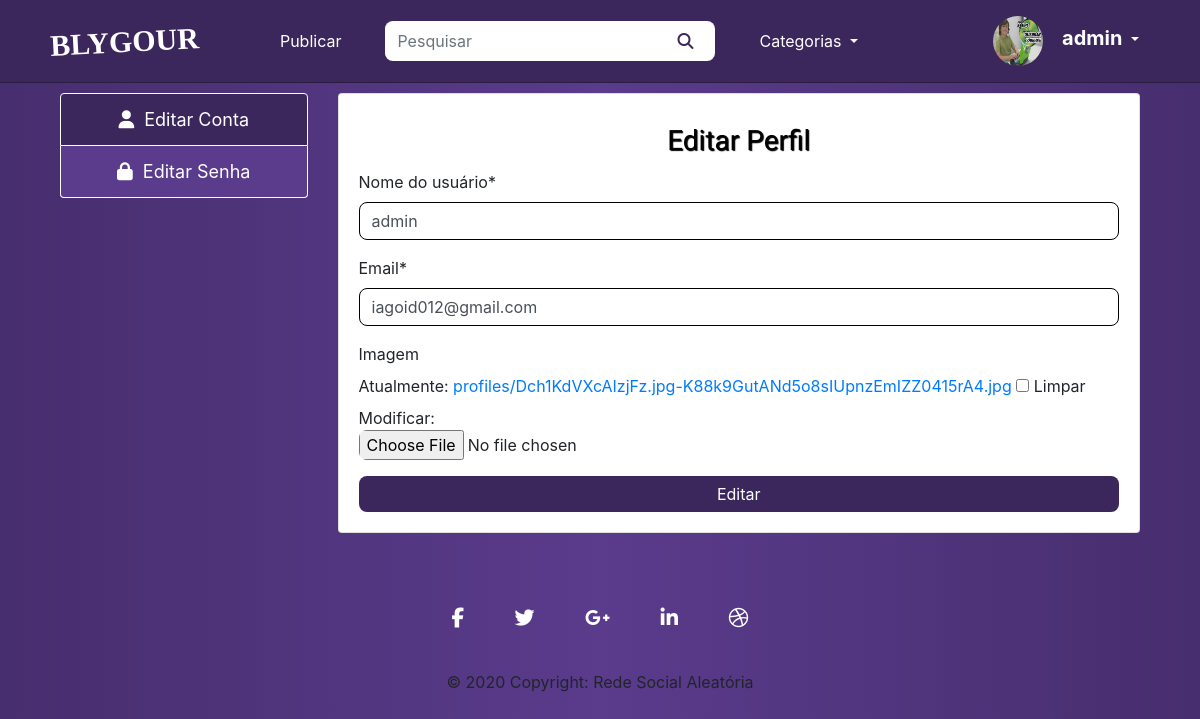
Page /users/settings/ (signed in) on the committed database.
### users/models.py (models this page shows, shortened)
class User(AbstractUser, PermissionsMixin):
    username = models.CharField('Nome do usuário', max_length=30, unique=True)
    email = models.EmailField('Email', unique=True)
    profile_picture = models.ImageField(upload_to = get_file_path, verbose_name='Imagem', null=True, blank=True)
    is_active = models.BooleanField('Está Ativo?', blank=True, default=True)
    is_staff = models.BooleanField('É da equipe?', blank=True, default=False)
    is_superuser = models.BooleanField('É super Usuário?', blank=True, default=False)
    date_joined = models.DateField('Data de Entrada', auto_now_add=True)
    first_name = None
    last_name = None
    objects = UserManager()
    USERNAME_FIELD = 'username'
    REQUIRED_FIELDS = ['email']
    def __str__(self):
        return self.username
    class Meta:
        verbose_name = 'Usuário'
        verbose_name_plural = 'Usuários'

### users/views.py (the view)
# urls.py: path('settings/', views.edit_account, name="edit_account"),
@login_required
def edit_account(request):
    template_name = 'users/edit_account.html'
    context = {}
    if request.method == 'POST':
        form = SettingsAccountForm(request.POST, request.FILES, instance=request.user)
        if form.is_valid():
            form.save()
            form = SettingsAccountForm(instance=request.user)
            messages.success(request, 'Conta Editada com Sucesso')
    else:
        form = SettingsAccountForm(instance=request.user)
    context['form'] = form
    return render(request, template_name, context)

### users/forms.py
class SettingsAccountForm(forms.ModelForm):
    class Meta:
        model = User
        fields = ['username', 'email','profile_picture']

### users/templates/users/edit_account.html (shortened to what this page needs)
{% extends 'base.html' %}
{% load static %}
{% load crispy_forms_tags %}
{% block styles %}
    <link rel="stylesheet" href="{% static 'css/settings.css' %}">
{% endblock styles %}
{% block content %}
    <div class="container">
        <div class="row">
            <div class="col-sm-12 col-md-3 settings-menu">
                <ul class="list-group">
                    <a href="{% url 'users:edit_account' %}" class="list-group-item list-group-item-action active">
                        <i class="fas fa-user"></i>Editar Conta
                    </a>
                    <a href="{% url 'users:edit_password' %}" class="list-group-item list-group-item-action">
                        <i class="fas fa-lock"></i>Editar Senha
                    </a>
                </ul>
            </div>
            <div class="col-sm-12 col-md-9">
                <div class="card auth-card">
                    <div class="card-body">
                        <h3 class="card-title text-center" style="color:black">Editar Perfil</h3>
                        <form method="POST" enctype='multipart/form-data'>
                            {{ form|crispy }}
                            <button type="submit" class="btn btn-block btn-submit">Editar</button>
                        </form>
                    </div>
                </div>
            </div>
        </div>
    </div>
{% endblock content %}

### posts/templates/base.html (shortened to what this page needs)
{% load static %}
<!DOCTYPE html>
<html lang="pt_br">
    <head>
        <link rel="stylesheet" href="https://stackpath.bootstrapcdn.com/bootstrap/4.5.0/css/bootstrap.min.css">
        <link rel="stylesheet" href="{% static 'css/style.css' %}">
        {% block styles %}{% endblock styles %}
        <link rel="stylesheet" href="{% static 'css/responsive.css' %}">
    </head>
    <body>
        <nav class="navbar navbar-expand-lg">
            <div class="container">
                <a class="navbar-nav blygour" href="{% url 'posts:posts-list' %}">BLYGOUR</a>
                <div class="collapse navbar-collapse" id="navbarSupportedContent">
                    <ul class="navbar-nav mr-auto">
                        {% if user.is_authenticated%}
                            <li class="nav-item button-post">
                                <a class="nav-link" href="{% url 'posts:add-post' %}">Publicar</a>
                            </li>
                        {% else %}
                            <li class="nav-item">
                                <a class="nav-link disabled" href="#" tabindex="-1" aria-disabled="true">Publicar</a>
                            </li>
                        {% endif %}
                        <form action="{% url 'posts:posts-list' %}" class="form-inline my-2 my-lg-0 form-search" method='GET'>
                            <input class="form-control mr-sm-2" type="search" placeholder="Pesquisar" aria-label="Titulo " id="search-input" ,="," name="search" value="{{ request.GET.search }}">
                            <button class="btn button-search search-button" type="submit">
                                <i class="fas fa-search" id="search-icon"></i>
                            </button>
                        </form>
                        <li class="nav-item dropdown">
                            <a class="nav-link dropdown-toggle" href="#" id="navbarDropdown" role="button" data-toggle="dropdown" aria-haspopup="true" aria-expanded="false">
                                Categorias
                            </a>
                        </li>
                    </ul>
                    <ul class="navbar-nav mr-2">
                        {% if user.is_authenticated%}
                            <li class="nav-item dropdown">
                                <a class="nav-link dropdown-toggle" href="#" id="navbarDropdown" role="button" data-toggle="dropdown" aria-haspopup="true" aria-expanded="false">
                                    {% if user.profile_picture %}
                                        <img class='user-picture' src="/media/{{ request.user.profile_picture }}" alt="Profile Picture {{ request.user }}">
                                        <span class="dropdown-perfil">{{ request.user }}</span>
                                    {% else %}
                                        <img class='user-picture' src="/media/profiles/avatar.png" alt="Default profile picture">
                                        <span class="dropdown-perfil">{{ request.user }}</span>
                                    {% endif %}
                                </a>
                            </li>
                        {% else %}
                            <li class="nav-item">
                                <a class="nav-link" href="{% url 'login' %}">Login</a>
                            </li>
                        {% endif %}
                    </ul>
                </div>
            </div>
        </nav>
        <div class="container conteudo">
            {% block content %}{% endblock content %}
            {% block pagination %}
                <nav class='pages'>
                </nav>
            {% endblock pagination %}
        </div>
        <footer class="page-footer font-small special-color-dark pt-4">
            <div class="container">
                <ul class="list-unstyled list-inline text-center">
                    <li class="list-inline-item">
                        <a class="btn-floating btn-fb mx-1 fa-lg" href='#'>
                            <i class="fab fa-facebook-f"></i>
                        </a>
                    </li>
                    <li class="list-inline-item">
                        <a class="btn-floating btn-tw mx-1 fa-lg" href='#'>
                            <i class="fab fa-twitter"></i>
                        </a>
                    </li>
                    <li class="list-inline-item">
                        <a class="btn-floating btn-gplus mx-1 fa-lg" href='#'>
                            <i class="fab fa-google-plus-g"></i>
                        </a>
                    </li>
                    <li class="list-inline-item">
                        <a class="btn-floating btn-li mx-1 fa-lg" href='#'>
                            <i class="fab fa-linkedin-in"></i>
                        </a>
                    </li>
                    <li class="list-inline-item">
                        <a class="btn-floating btn-dribbble mx-1 fa-lg" href='#'>
                            <i class="fab fa-dribbble"></i>
                        </a>
                    </li>
                </ul>
            </div>
            <div class="footer-copyright text-center py-3">© 2020 Copyright:
                <a>
                    Rede Social Aleatória</a>
            </div>
        </footer>
    </body>
</html>

### posts/static/css/style.css (style rules this page uses)
:root { --roxo-principal: #3B275C; --roxo-escuro: #241838; --roxo-claro: #5A3B8C; }
body { background-image: linear-gradient(to right, #472E6E, #5A3B8C, #472E6E); }
h1, h2, h3, h4, h5, h6, p { color: white; font-family: 'Public Sans', sans-serif; text-shadow: 1px 1px 1px black; }
a, a:hover, a:focus { text-decoration: none; }
input, input:hover, input:focus, .btn, .btn:hover, .btn:focus, .form-control, .form-control:hover, .form-control:focus { box-shadow: none; border: none; outline: none; border-radius: 8px; }
.navbar.navbar-expand-lg { background-color: var(--roxo-principal); border-bottom: 1px solid #2B1C42; }
.form-search { border-radius: 8px; background-color: white; }
.search-button { color: var(--roxo-principal); }
.navbar-nav.mr-auto li, .navbar-nav.mr-auto form { margin: 0 18px; }
.navbar.navbar-expand-lg img.user-picture { height: 50px; width: 50px; border-radius: 50vh; margin-right: 15px; }
.navbar.navbar-expand-lg .dropdown-perfil { font-size: 20px; font-weight: bold; }
.navbar.navbar-expand-lg .navbar-nav.blygour { font-family: Georgia, 'Times New Roman', Times, serif; transform: rotate(-3deg); font-size: 30px; font-weight: bold; padding: 5px; margin-right: 50px; }
.navbar a { color: white; }
.conteudo { margin-top: 10px; }
.text-center { margin-top: 10px; }
nav.pages { margin-top: 15px; display: flex; align-items: center; justify-content: center; }
.list-inline-item a { padding: 5px; transition: 0.8s ease; border-radius: 8px; }
.list-inline-item i { color: white; margin: 10px; -webkit-transition: 0.5s ease-in; -moz-transition: 0.5s ease-in; -o-transition: 0.5s ease-in; transition: 0.5s ease-in; }

### posts/static/css/settings.css (style rules this page uses)
.fas { margin-right: 10px; }
.settings-menu { margin-bottom: 10px; }
.list-group-item, .list-group-item:focus { font-size: min(18px, 3vw); border: 1px solid white; background-color: #5A3B8C; color: white; text-align: center; }
.list-group-item.active { background: var(--roxo-principal); border: 1px solid white; }
input[type='text'], input[type='email'], input[type='password'] { box-shadow: none; border: 1px solid black; }
.btn-submit { background-color: var(--roxo-principal); color: white; }

### rows in the picture
User: user.profile_picture (picture), user "admin", username "admin", email "iagoid012@gmail.com"
